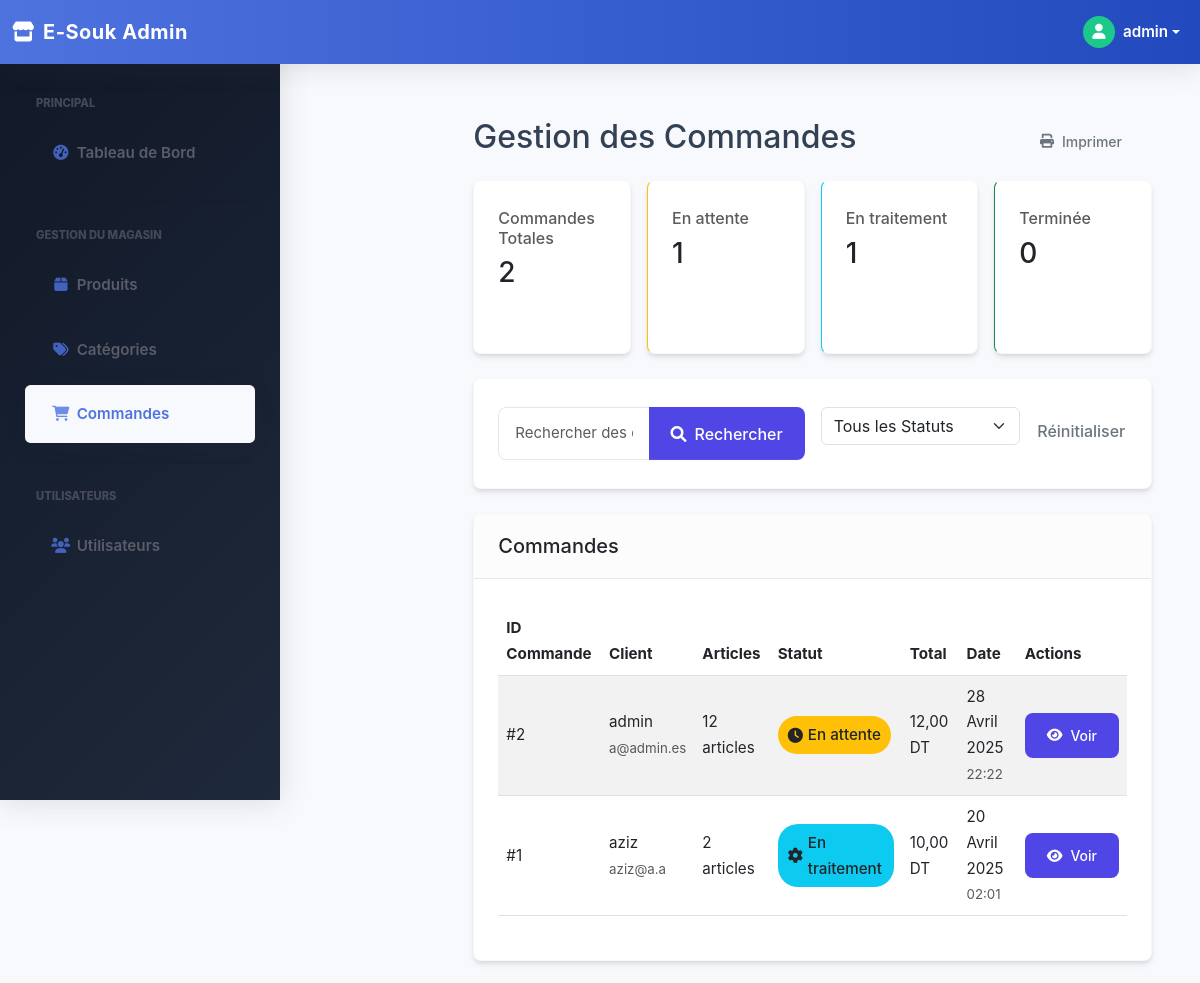
Page /admin/orders.php?order_id=1 (signed in, upper part) on the earlier database version.
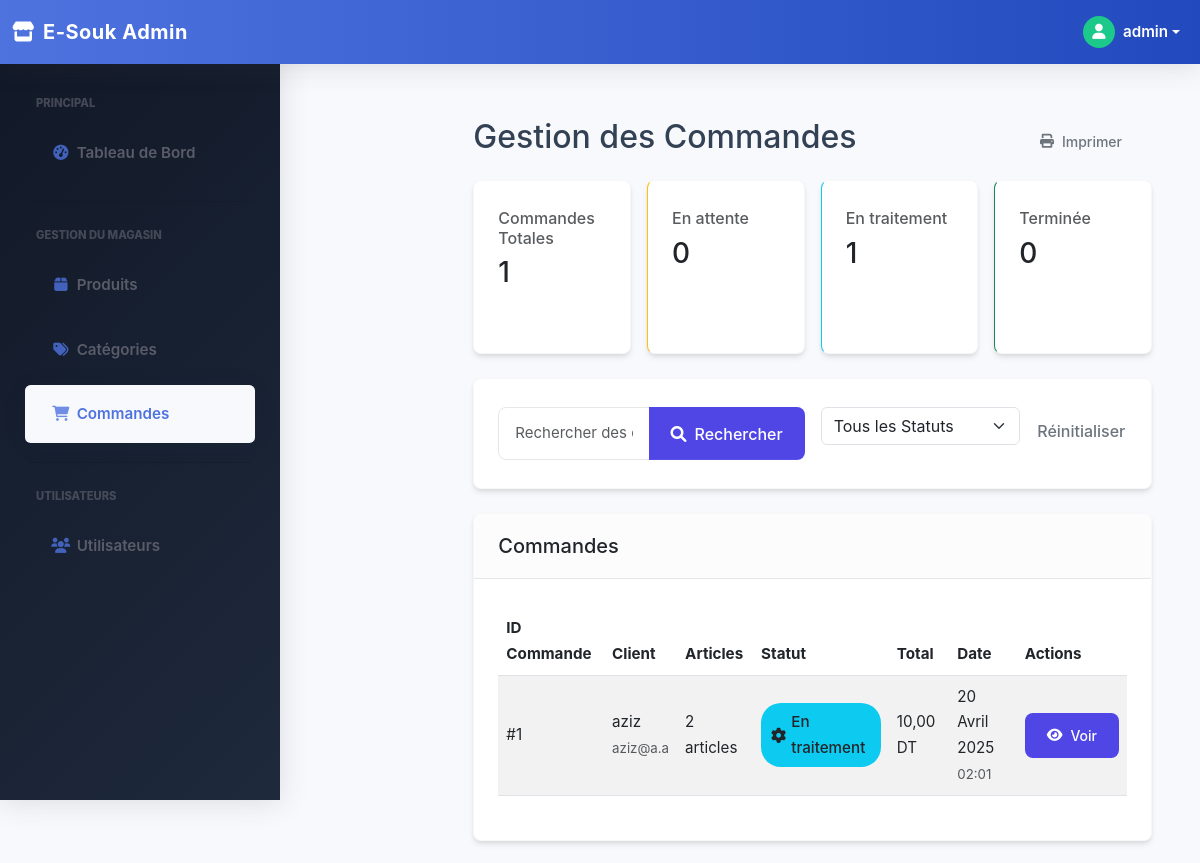
Same page on the later database version.
### tables this page shows
CREATE TABLE `orders` (
  `id_order` int NOT NULL AUTO_INCREMENT,
  `user_id` int NOT NULL,
  `order_date` datetime DEFAULT CURRENT_TIMESTAMP,
  `total_price` decimal(10,2) DEFAULT NULL,
  `status` varchar(50) DEFAULT 'Pending',
  PRIMARY KEY (`id_order`),
  KEY `user_id` (`user_id`),
  CONSTRAINT `orders_ibfk_1` FOREIGN KEY (`user_id`) REFERENCES `user` (`id_user`) ON DELETE CASCADE
);

CREATE TABLE `user` (
  `id_user` int NOT NULL AUTO_INCREMENT,
  `name` varchar(100) NOT NULL,
  `email` varchar(100) NOT NULL,
  `password` varchar(255) NOT NULL,
  `role` enum('admin','customer') NOT NULL DEFAULT 'customer',
  `address` varchar(255) DEFAULT NULL,
  `phone` varchar(20) DEFAULT NULL,
  `created_at` datetime DEFAULT CURRENT_TIMESTAMP,
  PRIMARY KEY (`id_user`),
  UNIQUE KEY `email` (`email`)
);

### admin/orders.php (the view, shortened to what the changed rows need)
<?php
$db = Database::getInstance();
$page = isset($_GET['page']) ? intval($_GET['page']) : 1;
$limit = 10;
$offset = ($page - 1) * $limit;
$search = isset($_GET['search']) ? $_GET['search'] : '';
$status_filter = isset($_GET['status']) ? $_GET['status'] : '';
$where_conditions = [];
$params = [];
$where_clause = !empty($where_conditions) ? "WHERE " . implode(" AND ", $where_conditions) : "";
try {
    $count_sql = "
        SELECT COUNT(*) as total
        FROM orders o
        JOIN user u ON o.user_id = u.id_user
        $where_clause
    ";
    $count_stmt = $db->prepare($count_sql);
    $count_stmt->execute($params);
    $total_orders = $count_stmt->fetch(PDO::FETCH_ASSOC)['total'];
} catch (PDOException $e) {
    $error_message = "Erreur de base de données : " . $e->getMessage();
    $total_orders = 0;
    $total_pages = 1;
}
try {
    $orders_sql = "
        SELECT o.id_order as order_id, o.status, o.total_price, o.order_date, u.name as customer_name,
               u.email, COUNT(op.product_id) as item_count, SUM(op.quantity) as total_items
        FROM orders o
        JOIN user u ON o.user_id = u.id_user
        LEFT JOIN order_product op ON o.id_order = op.order_id
        $where_clause
        GROUP BY o.id_order
        ORDER BY o.order_date DESC
        LIMIT $limit OFFSET $offset
    ";
    $orders_stmt = $db->prepare($orders_sql);
    $orders_stmt->execute($params);
    $orders = $orders_stmt->fetchAll(PDO::FETCH_ASSOC);
} catch (PDOException $e) {
    $error_message = "Erreur lors de la récupération des commandes : " . $e->getMessage();
    $orders = [];
}
$status_translations = [
    'Pending' => 'En attente',
    'Processing' => 'En traitement',
    'Shipped' => 'Expédiée',
    'Completed' => 'Terminée',
    'Cancelled' => 'Annulée'
];
?>
<!DOCTYPE html>
<html lang="fr"></html>
<head>
    <link href="https://cdn.jsdelivr.net/npm/bootstrap@5.3.0/dist/css/bootstrap.min.css" rel="stylesheet">
    <link rel="stylesheet" href="https://cdnjs.cloudflare.com/ajax/libs/font-awesome/6.4.0/css/all.min.css">
    <link rel="stylesheet" href="./css/admin.css" />
</head>
<body>
    <div class="container-fluid">
        <div class="row">
            <?php include 'includes/header.php'; ?>
            <main class="col-md-9 ms-sm-auto col-lg-10 px-md-4 py-4">
                <div class="d-flex justify-content-between flex-wrap flex-md-nowrap align-items-center mb-3">
                    <h1 class="h2">Gestion des Commandes</h1>
                </div>
                <div class="row g-3 mb-4">
                    <div class="col-md-3">
                        <div class="card order-summary-card h-100">
                            <div class="card-body">
                                <h6 class="text-muted">Commandes Totales</h6>
                                <h3><?php echo $total_orders; ?></h3>
                            </div>
                        </div>
                    </div>
                    <?php
                    $status_counts = [
                        'Pending' => 0,
                        'Processing' => 0,
                        'Shipped' => 0,
                        'Completed' => 0,
                        'Cancelled' => 0
                    ];
                    try {
                        $status_stmt = $db->query("SELECT status, COUNT(*) as count FROM orders GROUP BY status");
                        while ($row = $status_stmt->fetch(PDO::FETCH_ASSOC)) {
                            if (isset($status_counts[$row['status']])) {
                                $status_counts[$row['status']] = $row['count'];
                            }
                        }
                    } catch (PDOException $e) {
                    }
                    ?>
                    <div class="col-md-3">
                        <div class="card order-summary-card h-100" style="border-left-color: #ffc107;">
                            <div class="card-body">
                                <h6 class="text-muted"><?php echo $status_translations['Pending']; ?></h6>
                                <h3><?php echo $status_counts['Pending']; ?></h3>
                            </div>
                        </div>
                    </div>
                </div>
                <div class="card mb-4">
                    <div class="card-body">
                        <div class="table-responsive">
                            <table class="table table-striped table-hover align-middle">
                                <thead>
                                    <tr>
                                        <th>ID Commande</th>
                                        <th>Client</th>
                                        <th>Articles</th>
                                        <th>Statut</th>
                                        <th>Total</th>
                                        <th>Date</th>
                                        <th>Actions</th>
                                    </tr>
                                </thead>
                                <tbody>
                                    <?php foreach ($orders as $order): ?>
                                    <tr>
                                        <td>#<?php echo $order['order_id']; ?></td>
                                        <td>
                                            <div><?php echo htmlspecialchars($order['customer_name']); ?></div>
                                            <small class="text-muted"><?php echo htmlspecialchars($order['email']); ?></small>
                                        </td>
                                        <td><?php echo $order['total_items'] ?? 0; ?> articles</td>
                                        <td>
                                            <?php
                                                $status_color = 'secondary';
                                                $status_icon = 'circle-question';
                                                switch($order['status']) {
                                                    case 'Pending':
                                                        $status_color = 'warning';
                                                        $status_icon = 'clock';
                                                        break;
                                                    case 'Processing':
                                                        $status_color = 'info';
                                                        $status_icon = 'gear';
                                                        break;
                                                }
                                            ?>
                                            <span class="status-badge bg-<?php echo $status_color; ?>">
                                                <i class="fas fa-<?php echo $status_icon; ?>"></i>
                                                <?php echo $status_translations[$order['status']]; ?>
                                            </span>
                                        </td>
                                        <td><?php echo number_format($order['total_price'], 2, ',', ' '); ?> DT</td>
                                        <td>
                                            <?php
                                                $order_date = new DateTime($order['order_date']);
                                                $mois = array("","Janvier","Février","Mars","Avril","Mai","Juin","Juillet","Août","Septembre","Octobre","Novembre","Décembre");
                                                echo $order_date->format('d') . ' ' . $mois[(int)$order_date->format('n')] . ' ' . $order_date->format('Y');
                                                echo '<br><small class="text-muted">' . $order_date->format('H:i') . '</small>';
                                            ?>
                                        </td>
                                        <td>
                                            <a href="?order_id=<?php echo $order['order_id']; ?><?php echo !empty($search) ? '&search=' . urlencode($search) : ''; ?><?php echo !empty($status_filter) ? '&status=' . urlencode($status_filter) : ''; ?>&page=<?php echo $page; ?>" class="btn btn-sm btn-primary">
                                                <i class="fas fa-eye"></i> Voir
                                            </a>
                                        </td>
                                    </tr>
                                    <?php endforeach; ?>
                                </tbody>
                            </table>
                        </div>
                    </div>
                </div>
            </main>
        </div>
    </div>
    <?php include('includes/footer.php'); ?>
</body>
</html>

Differences in the rows shown:
removed orders: id_order "2", user.name "admin", user.email "a@admin.es", total_items "12", status "En attente", total_price "12,00", order_date "28", order_date "Avril", order_date "2025", order_date "22:22"
Other differences:
$total_orders: "2" → "1"
$status_counts['Pending']: "1" → "0"
